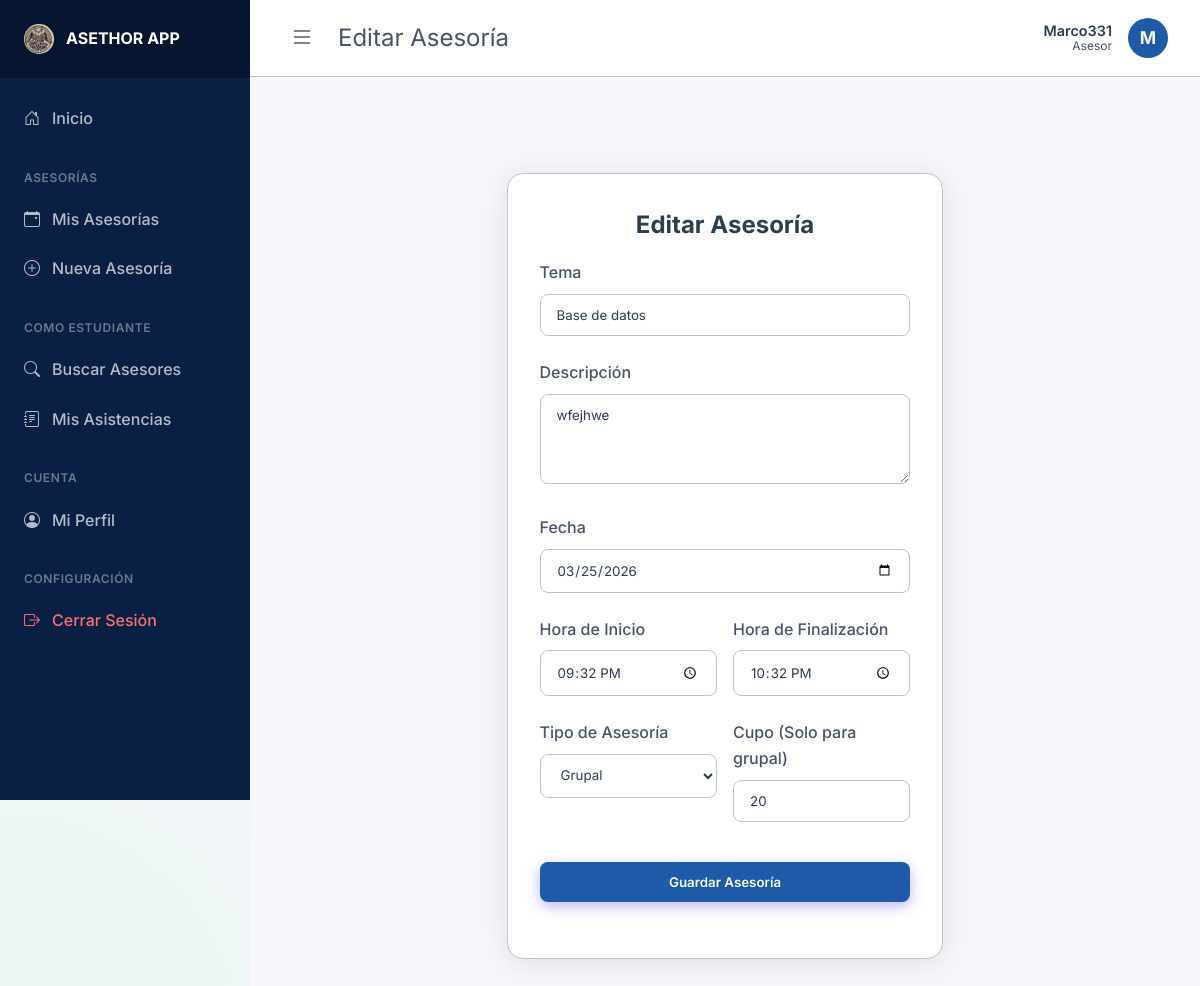
/asesor/sessions/1/edit (signed in), run on the app's committed database.
### app/models.py (models this page shows, shortened)
class Profile(db.Model):
    id = db.Column(db.Integer, primary_key=True)
    user_id = db.Column(db.Integer, db.ForeignKey('user.id'), nullable=False)
    full_name = db.Column(db.String(100), nullable=True)
    bio = db.Column(db.Text, nullable=True)
    strengths = db.Column(db.String(200), nullable=True) # e.g. "matemáticas, programación"
    focus_areas = db.Column(db.String(200), nullable=True) # e.g. "álgebra, base de datos sql"
    rating_avg = db.Column(db.Float, default=0.0) # Calculated average for Asesores

class User(db.Model, UserMixin):
    id = db.Column(db.Integer, primary_key=True)
    username = db.Column(db.String(20), unique=True, nullable=False)
    password_hash = db.Column(db.String(60), nullable=False)
    role = db.Column(db.String(20), nullable=False, default='Estudiante') # Super-Admin, Admin, Asesor, Estudiante
    profile = db.relationship('Profile', backref='user', uselist=False, cascade='all, delete-orphan')
    sessions_given = db.relationship('TutoringSession', backref='asesor', cascade='all, delete-orphan')
    reviews_received = db.relationship('Review', foreign_keys='Review.asesor_id', backref='asesor_reviewed', cascade='all, delete-orphan')
    enrollments = db.relationship('Enrollment', backref='student', cascade='all, delete-orphan')
    reviews_given = db.relationship('Review', foreign_keys='Review.student_id', backref='student_reviewer', cascade='all, delete-orphan')

class TutoringSession(db.Model):
    id = db.Column(db.Integer, primary_key=True)
    asesor_id = db.Column(db.Integer, db.ForeignKey('user.id'), nullable=False)
    topic = db.Column(db.String(100), nullable=False)
    description = db.Column(db.Text, nullable=False)
    date = db.Column(db.Date, nullable=False)
    start_time = db.Column(db.Time, nullable=False)
    end_time = db.Column(db.Time, nullable=False)
    session_type = db.Column(db.String(20), nullable=False, default='Individual') # Individual, Grupal
    capacity = db.Column(db.Integer, default=1)
    enrollments = db.relationship('Enrollment', backref='session', cascade='all, delete-orphan')
    reviews = db.relationship('Review', foreign_keys='Review.session_id', backref='session_reviewed', cascade='all, delete-orphan')

### app/routes/asesor.py (the view)
@asesor.route('/sessions/<int:session_id>/edit', methods=['GET', 'POST'])
def edit_session(session_id):
    session = TutoringSession.query.get_or_404(session_id)
    if session.asesor_id != current_user.id:
        flash('No tienes permiso para editar esta asesoría.', 'danger')
        return redirect(url_for('asesor.sessions'))
    form = TutoringSessionForm()
    if form.validate_on_submit():
        overlapping_session = TutoringSession.query.filter(
            TutoringSession.asesor_id == current_user.id,
            TutoringSession.id != session_id,
            TutoringSession.date == form.date.data,
            TutoringSession.start_time < form.end_time.data,
            TutoringSession.end_time > form.start_time.data
        ).first()
        if overlapping_session:
            flash(f'Ya tienes otra asesoría programada en ese horario ({overlapping_session.start_time.strftime("%H:%M")} - {overlapping_session.end_time.strftime("%H:%M")}).', 'danger')
            return render_template('asesor/session_form.html', title='Editar Asesoría', form=form, legend='Editar Asesoría')
        session.topic = form.topic.data
        session.description = form.description.data
        session.date = form.date.data
        session.start_time = form.start_time.data
        session.end_time = form.end_time.data
        session.session_type = form.session_type.data
        session.capacity = 1 if form.session_type.data == 'Individual' else form.capacity.data
        db.session.commit()
        flash('Asesoría actualizada exitosamente.', 'success')
        return redirect(url_for('asesor.sessions'))
    elif request.method == 'GET':
        form.topic.data = session.topic
        form.description.data = session.description
        form.date.data = session.date
        form.start_time.data = session.start_time
        form.end_time.data = session.end_time
        form.session_type.data = session.session_type
        form.capacity.data = session.capacity
    return render_template('asesor/session_form.html', title='Editar Asesoría', form=form, legend='Editar Asesoría')

### app/forms/asesor_forms.py (shortened to what this page needs)
class TutoringSessionForm(FlaskForm):
    topic = StringField('Tema', validators=[DataRequired(), Length(max=100)])
    description = TextAreaField('Descripción', validators=[DataRequired()])
    date = DateField('Fecha', format='%Y-%m-%d', validators=[DataRequired()])
    start_time = TimeField('Hora de Inicio', format='%H:%M', validators=[DataRequired()])
    end_time = TimeField('Hora de Finalización', format='%H:%M', validators=[DataRequired()])
    session_type = SelectField('Tipo de Asesoría', choices=[('Individual', 'Individual'), ('Grupal', 'Grupal')])
    capacity = IntegerField('Cupo (Solo para grupal)', validators=[NumberRange(min=1)], default=1)
    submit = SubmitField('Guardar Asesoría')

### app/models.py (called while the page is built)
@login_manager.user_loader
def load_user(user_id):
    return User.query.get(int(user_id))

### app/routes/asesor.py (called while the page is built)
@asesor.before_request
@login_required
def check_asesor():
    if current_user.role != 'Asesor':
        flash('Acceso denegado. Esta sección es solo para asesores.', 'danger')
        return redirect(url_for('main.home'))

### app/templates/asesor/session_form.html (shortened to what this page needs)
{% extends 'base.html' %}
{% block content %}
<div class="auth-container glass card" style="max-width: 600px;">
    <h2 class="text-center mb-2">{{ legend }}</h2>
    <form method="POST" action="">
        <div class="form-group">{{ form.topic.label }} {{ form.topic(class="form-control") }}</div>
        <div class="form-group">{{ form.description.label }} {{ form.description(class="form-control", rows=4) }}</div>
        <div class="form-group">{{ form.date.label }} {{ form.date(class="form-control") }}</div>
        <div class="d-flex gap-1">
            <div class="form-group" style="flex:1;">{{ form.start_time.label }} {{ form.start_time(class="form-control") }}</div>
            <div class="form-group" style="flex:1;">{{ form.end_time.label }} {{ form.end_time(class="form-control") }}</div>
        </div>
        <div class="d-flex gap-1">
            <div class="form-group" style="flex:1;">{{ form.session_type.label }} {{ form.session_type(class="form-select") }}</div>
            <div class="form-group" style="flex:1;">{{ form.capacity.label }} {{ form.capacity(class="form-control") }}</div>
        </div>
        <div class="form-group mt-2">
            {{ form.submit(class="btn btn-primary", style="width: 100%;") }}
        </div>
    </form>
</div>
{% endblock %}

### app/templates/base.html (shortened to what this page needs)
<!DOCTYPE html>
<html lang="es">
<head>
    <link rel="stylesheet" href="{{ url_for('static', filename='css/style.css') }}">
    <link rel="stylesheet" href="https://cdn.jsdelivr.net/npm/bootstrap-icons@1.11.3/font/bootstrap-icons.min.css">
</head>
<body>
    {% if current_user.is_authenticated %}
    <div class="app-wrapper">
        <aside id="sidebar" class="sidebar">
            <div class="sidebar-header">
                <img src="{{ url_for('static', filename='img/logo.jpg') }}" alt="Logo" style="height: 30px; width: 30px; object-fit: cover; border-radius: 50%;">
                <span style="font-weight: 700;">ASETHOR APP</span>
            </div>
            <nav class="sidebar-nav">
                {% if current_user.role != 'Estudiante' %}
                    <a href="{{ url_for('main.home') }}" class="sidebar-link">
                        <i class="bi bi-house-door"></i> Inicio
                    </a>
                {% endif %}
                {% if current_user.role == 'Super-Admin' or current_user.role == 'Admin' %}
                    <div class="sidebar-section">Administración</div>
                    <a href="{{ url_for('admin.dashboard') }}" class="sidebar-link">
                        <i class="bi bi-speedometer2"></i> Panel Admin
                    </a>
                    <a href="{{ url_for('admin.create_user') }}" class="sidebar-link">
                        <i class="bi bi-person-plus"></i> Crear Usuario
                    </a>
                {% elif current_user.role == 'Asesor' %}
                    <div class="sidebar-section">Asesorías</div>
                    <a href="{{ url_for('asesor.sessions') }}" class="sidebar-link">
                        <i class="bi bi-calendar-event"></i> Mis Asesorías
                    </a>
                    <a href="{{ url_for('asesor.new_session') }}" class="sidebar-link">
                        <i class="bi bi-plus-circle"></i> Nueva Asesoría
                    </a>
                    <div class="sidebar-section">Como Estudiante</div>
                    <a href="{{ url_for('estudiante.search') }}" class="sidebar-link">
                        <i class="bi bi-search"></i> Buscar Asesores
                    </a>
                    <a href="{{ url_for('estudiante.my_sessions') }}" class="sidebar-link">
                        <i class="bi bi-journal-text"></i> Mis Asistencias
                    </a>
                    <div class="sidebar-section">Cuenta</div>
                    <a href="{{ url_for('asesor.profile') }}" class="sidebar-link">
                        <i class="bi bi-person-circle"></i> Mi Perfil
                    </a>
                {% endif %}
                <div class="sidebar-section">Configuración</div>
                <a href="{{ url_for('auth.logout') }}" class="sidebar-link" style="color: #f87171;">
                    <i class="bi bi-box-arrow-right"></i> Cerrar Sesión
                </a>
            </nav>
        </aside>
        <main class="main-wrapper">
            <header class="topbar">
                <div class="d-flex align-center gap-1">
                    <button id="sidebarToggle" class="btn-toggle">
                        <i class="bi bi-list"></i>
                    </button>
                    <div class="topbar-title">{% if title %}{{ title }}{% else %}Inicio{% endif %}</div>
                </div>
                <div class="topbar-profile">
                    <div style="text-align: right; line-height: 1.2;">
                        <div style="font-weight: 600; color: var(--text-primary); font-size: 0.9rem;">{{ current_user.profile.full_name or current_user.username }}</div>
                        <div style="font-size: 0.75rem; color: var(--text-secondary);">{{ current_user.role }}</div>
                    </div>
                    <div class="avatar">{{ current_user.username[0]|upper }}</div>
                </div>
            </header>
            <div class="container" style="padding: 2rem;">
    {% endif %}
        {% block content %}{% endblock %}
    {% if current_user.is_authenticated %}
            </div>
        </main>
    </div>
    {% else %}
    </main>
    {% endif %}
</body>
</html>

### app/static/css/style.css (style rules this page uses)
:root { --bg-color: #F5F7FA; --navbar-bg: #0A1F44; --surface-color: #FFFFFF; --surface-border: #BDC3C7; --primary-color: #1E5AA8; --primary-hover: #123A73; --text-primary: #2C3E50; --text-secondary: #475569; --danger-color: #E74C3C; --success-color: #2ECC71; --warning-color: #f59e0b; --font-family: 'Inter', sans-serif; }
* { box-sizing: border-box; margin: 0; padding: 0; }
body { background-color: var(--bg-color); color: var(--text-primary); font-family: var(--font-family); line-height: 1.6; min-height: 100vh; display: flex; flex-direction: column; background-image: radial-gradient(circle at top right, rgba(30, 90, 168, 0.05), transparent 40%), radial-gradient(circle at bottom left, rgba(46, 204, 113, 0.05), transparent 40%); background-attachment: fixed; }
.glass { background: var(--surface-color); backdrop-filter: blur(12px); -webkit-backdrop-filter: blur(12px); border: 1px solid var(--surface-border); border-radius: 16px; box-shadow: 0 4px 30px rgba(0, 0, 0, 0.1); }
.container { max-width: 1200px; margin: 0 auto; padding: 2rem; flex: 1; }
.card { padding: 2rem; margin-bottom: 2rem; }
.form-group { margin-bottom: 1.5rem; }
.form-group label { display: block; margin-bottom: 0.5rem; color: var(--text-secondary); font-weight: 500; }
.form-control, .form-select { width: 100%; padding: 0.75rem 1rem; border-radius: 8px; background: rgba(255, 255, 255, 0.9); border: 1px solid var(--surface-border); color: var(--text-primary); font-family: var(--font-family); }
.btn { display: inline-block; padding: 0.75rem 1.5rem; border-radius: 8px; font-weight: 600; text-align: center; cursor: pointer; border: none; text-decoration: none; font-family: var(--font-family); }
.btn-primary { background-color: var(--primary-color); color: white; box-shadow: 0 4px 14px rgba(79, 70, 229, 0.4); }
h1, h2, h3 { margin-bottom: 1rem; font-weight: 700; color: var(--text-primary); }
.text-center { text-align: center; }
.mt-2 { margin-top: 1rem; }
.mb-2 { margin-bottom: 1rem; }
.d-flex { display: flex; }
.align-center { align-items: center; }
.gap-1 { gap: 1rem; }
.auth-container { max-width: 500px; margin: 4rem auto; }
.app-wrapper { display: flex; min-height: 100vh; }
.sidebar { width: 250px; background-color: var(--navbar-bg); color: rgba(255, 255, 255, 0.7); display: flex; flex-direction: column; position: fixed; height: 100vh; overflow-y: auto; z-index: 1001; transition: transform 0.3s ease, width 0.3s ease; }
.sidebar-header { padding: 1.5rem; background-color: rgba(0, 0, 0, 0.3); display: flex; align-items: center; gap: 0.75rem; color: #ffffff; }
.sidebar-nav { padding: 1rem 0; display: flex; flex-direction: column; }
.sidebar-link { padding: 0.75rem 1.5rem; color: rgba(255, 255, 255, 0.7); text-decoration: none; display: flex; align-items: center; gap: 0.75rem; font-weight: 500; transition: all 0.3s ease; }
.sidebar-section { padding: 1.5rem 1.5rem 0.5rem; font-size: 0.75rem; text-transform: uppercase; letter-spacing: 0.05em; color: rgba(255, 255, 255, 0.4); font-weight: 600; }
.main-wrapper { flex: 1; margin-left: 250px; display: flex; flex-direction: column; background-color: var(--bg-color); transition: margin-left 0.3s ease; }
.btn-toggle { background: none; border: none; font-size: 1.5rem; color: var(--text-secondary); cursor: pointer; display: flex; align-items: center; justify-content: center; padding: 0.5rem; border-radius: 8px; transition: background-color 0.2s; }
.topbar { background-color: #ffffff; padding: 1rem 2rem; display: flex; justify-content: space-between; align-items: center; border-bottom: 1px solid var(--surface-border); }
.topbar-title { font-size: 1.5rem; color: var(--text-secondary); }
.topbar-profile { display: flex; align-items: center; gap: 1rem; }
.avatar { width: 40px; height: 40px; border-radius: 50%; background-color: var(--primary-color); color: var(--bg-color); display: flex; align-items: center; justify-content: center; font-weight: bold; font-size: 1.1rem; }

### data on the page
Profile: profile "Marco331"
User: role "Asesor", username "M"
TutoringSession: topic "Base de datos", description "wfejhwe", date "03/25/2026", start_time "21:32", end_time "22:32", session_type "Grupal", capacity "20"

### other printed values
{{ title }} "Editar Asesoría"
{{ legend }} "Editar Asesoría"
